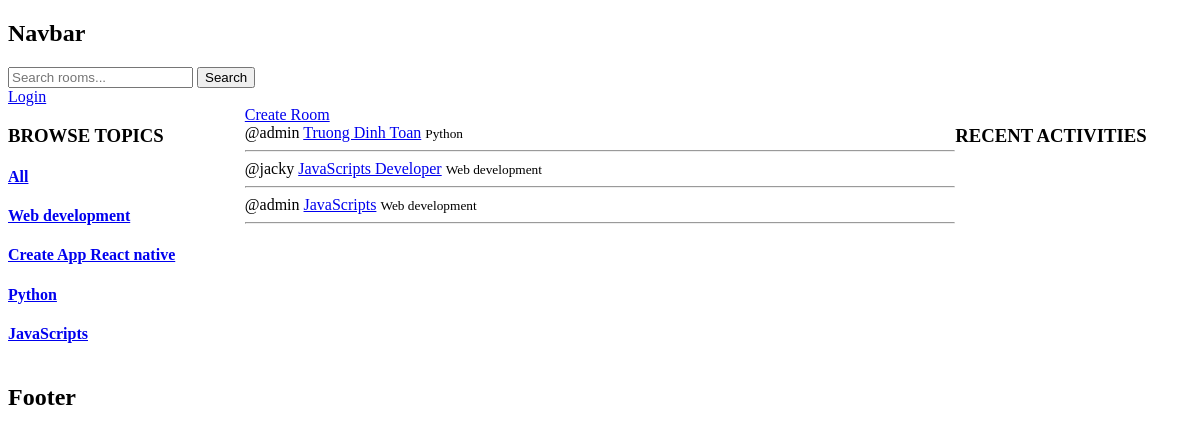
Before: / with the older database file.
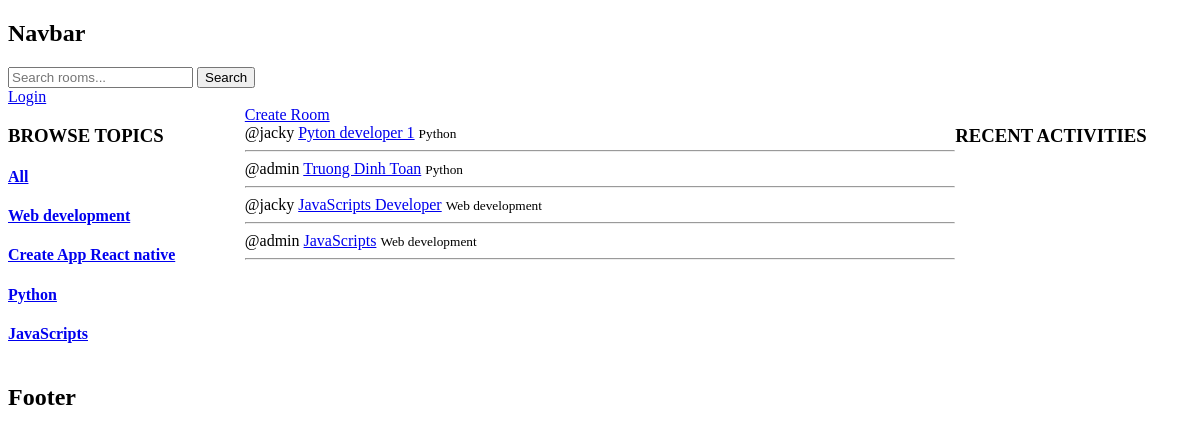
After: the same page with the newer database file.
### base/models.py (models this page shows, shortened)
class Topic(models.Model):
    name = models.CharField(max_length=200)

class Room(models.Model):
    host = models.ForeignKey(User, on_delete=models.SET_NULL, null=True)
    topic = models.ForeignKey(Topic, on_delete=models.SET_NULL, null=True)
    name = models.CharField(max_length=200)
    description = models.TextField(null=True, blank=True)
    updated = models.DateTimeField(auto_now=True)
    created = models.DateTimeField(auto_now_add=True)
    class Meta:
        ordering = ['-updated', '-created']

### base/views.py (the view)
# urls.py: path('', views.home, name='home'),
def home(request):
    q = request.GET.get('q') if request.GET.get('q') != None else ''
    rooms = Room.objects.filter(
        Q(topic__name__icontains=q) |
        Q(name__icontains=q) |
        Q(description__icontains=q)
    )
    topics = Topic.objects.all()
    context = {
        'rooms':rooms,
        'topics':topics
    }
    return render(request,'base/home.html', context)

### base/templates/base/home.html (shortened to what this page needs)
{% extends 'main.html' %} {% block content %}
<div class="home-container">
  <div>
    <h3>BROWSE TOPICS</h3>
    <div class="topic-container">
      <a href="{% url 'home' %}">
        <h4>All</h4>
      </a>
    </div>
    {% for topic  in topics %}
      <div class="topic-container">
        <a href="{% url 'home' %}?q={{topic.name}}">
          <h4>{{ topic.name }}</h4>
        </a>
      </div>
    {% endfor %}
  </div>
  <div>
    <a href="{% url 'create-room' %}">Create Room</a>
    <div>
      {% for room in rooms %}
      <div>
        <span>@{{room.host.username}}</span>
        <a href="{% url 'room' room.id %}">{{room.name}}</a>
        <small>{{room.topic.name}}</small>
        <hr />
      </div>
      {% endfor %}
    </div>
  </div>
  <div>
    <h3>RECENT ACTIVITIES</h3>
  </div>
</div>
{% endblock content %}

### templates/main.html (shortened to what this page needs)
<!DOCTYPE html>
<html lang="en">
  <head>
  </head>
  <body>
    {% include 'navbar.html' %}
    {% block content %}
    {% endblock content %}
    {% include 'footer.html' %}
  </body>
</html>

### templates/navbar.html
<h2>Navbar</h2>
<form method="GET" action="{% url 'home' %}">
    <input type="text" name="q" placeholder="Search rooms..." />
    <input type="submit" value="Search" />
</form>
{% if request.user.is_authenticated %}
<a href="{% url 'logout' %}">Logout</a>
{% else %}
<a href="{% url 'login' %}">Login</a>
{% endif %}

### templates/footer.html
<h2>Footer</h2>

### base/templates/base/home.html (style rules this page uses)
.home-container { display: grid; grid-template-columns: 1fr 3fr 1fr; }

Changed rows visible on the page:
added Room: host.username "jacky", name "Pyton developer 1", topic.name "Python"
